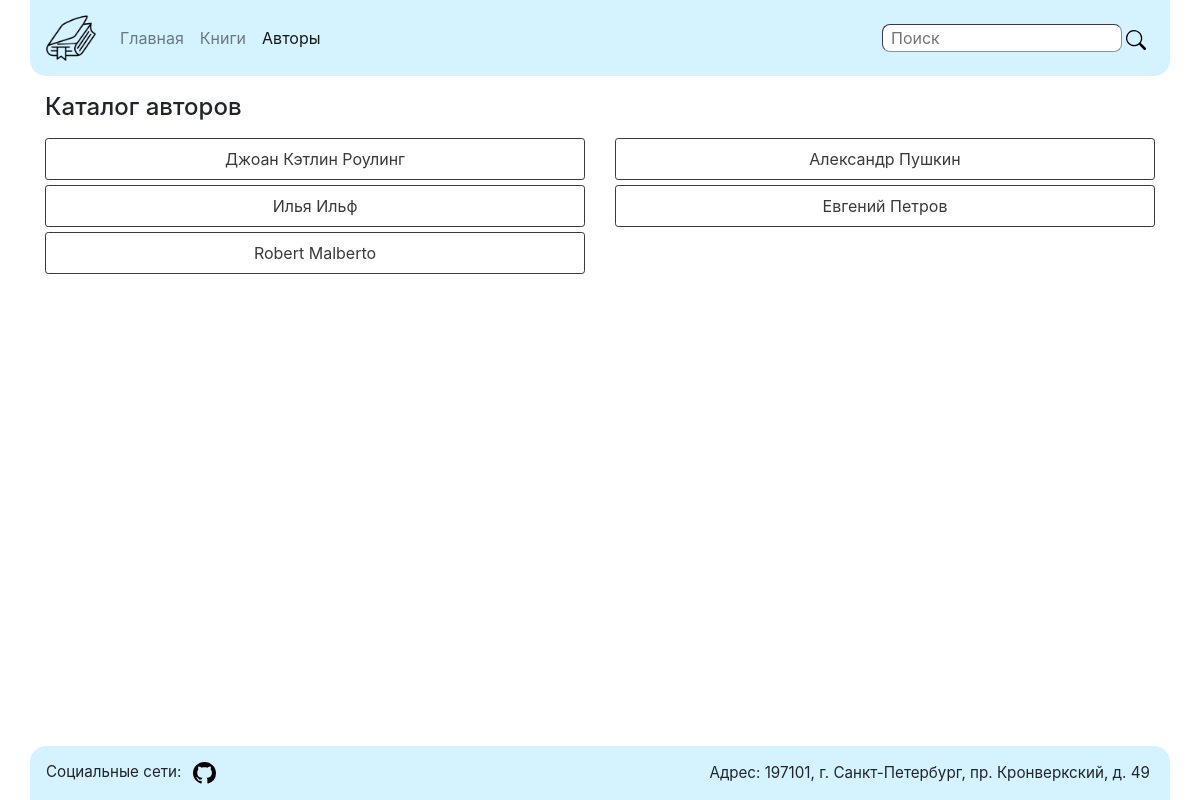
Screenshot of /authors/ with the database file from the repository.
### firstapp/models.py (models this page shows)
class Author(models.Model):
    first_name = models.CharField(max_length=50)
    last_name = models.CharField(max_length=50)
    info = models.TextField(max_length=2000)
    def __str__(self):
        return "{0} {1}".format(self.first_name, self.last_name)

### firstapp/views.py (the view)
# urls.py: path('authors/', views.author_catalog, name='author_catalog'),
def author_catalog(request):
    authors = Author.objects.all()
    data = {"authors": authors}
    return render(request, "firstapp/author_catalog.html", context=data)

### templates/firstapp/author_catalog.html (shortened to what this page needs)
{% extends "firstapp/base.html" %}
{% block stc %}{% load static %}{% endblock stc %}
{% block css %}
    <link rel="stylesheet" href="{% static "css/base.css" %}">
{% endblock css %}
{% block navbar %}
    <li class="nav-item"><a href="/" class="nav-link">Главная</a></li>
    <li class="nav-item"><a href="/books" class="nav-link">Книги</a></li>
    <li class="nav-item active"><a href="" class="nav-link">Авторы</a></li>
{% endblock navbar %}
{% block content %}
    {% if authors.count > 0 %}
        <h1>Каталог авторов</h1>
        <div class="row">
            {% for author in authors %}
                <div class="{% cycle "col-md-6" "col-md-6" %}">
                    <ul class="list-group">
                        <a href="/authors/{{ author.pk }}"><li>
                            {{ author }}
                        </li></a>
                    </ul>
                </div>
            {% endfor %}
        </div>
    {% else %}
        <p>К сожалению, на данный момент база знаний пуста</p>
    {% endif %}
{% endblock content %}

### static/css/base.css (style rules this page uses)
h1 { font-size: 1.5em; margin-top: 0.7em; margin-bottom: 0.7em; }
.content li { padding: 0.5em; margin-bottom: 0.3em; list-style-type: none; color: #3a3a3a; border: 1px solid #3a3a3a; border-radius: 0.2em; }

### templates/firstapp/author_catalog.html (style rules this page uses)
div.row div { text-align: center; }

### rows the page displays
Author: first_name+last_name "Джоан Кэтлин Роулинг"
Author: first_name+last_name "Александр Пушкин"
Author: first_name+last_name "Илья Ильф"
Author: first_name+last_name "Евгений Петров"
Author: first_name+last_name "Robert Malberto"
